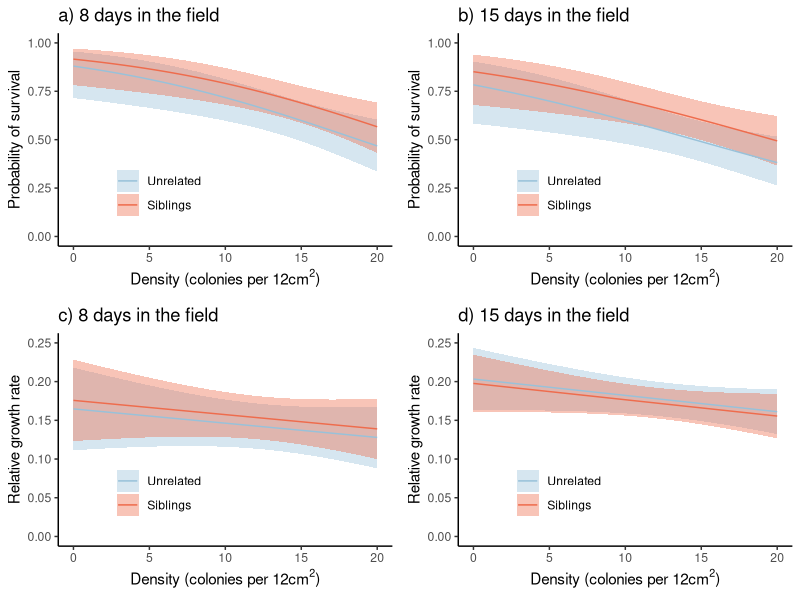
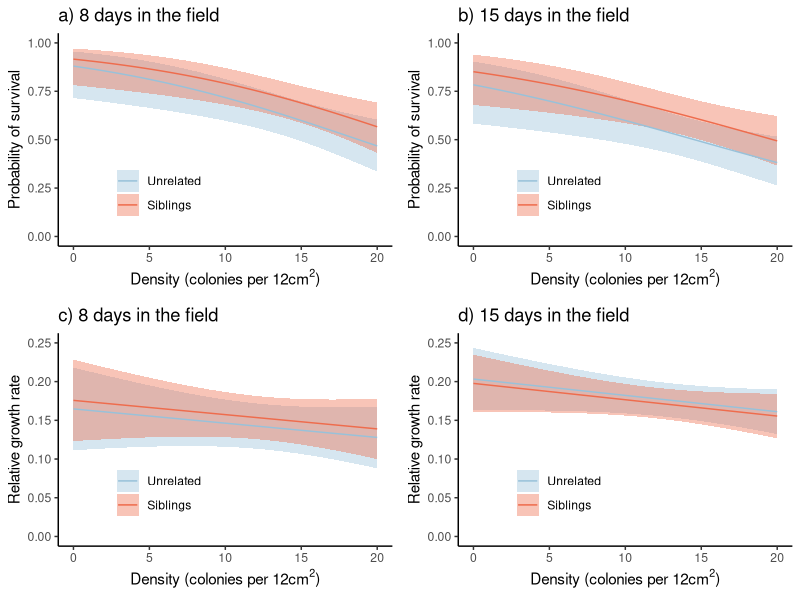

Reproduce these figures in R, in order.
## ---- chunk 1
library('tidyverse')
library('glmmTMB')
library('gridExtra')
## ---- chunk 2
sessionInfo()
## ---- chunk 3
dat <- read.csv("Data/Experiment_1.csv")
## ---- chunk 4
Age.days.vec <- unique(dat$Age.days)
Age.days.vec
## ---- chunk 5
d <- dat %>% filter(Age.days == Age.days.vec[2])

survival1 <- glmmTMB(Survival ~ Density * Relatedness + 
                         (1|Unique.ID), 
                     family = "binomial", 
                     data = d) 

survival2 <- glmmTMB(Survival ~ Density + Relatedness + 
                         (1|Unique.ID), 
                     family = "binomial",
                     data = d)

survival3 <- glmmTMB(Survival ~ Density +
                         (1|Unique.ID), 
                     family = "binomial", 
                     data = d)

survival4 <- glmmTMB(Survival ~ Relatedness +
                         (1|Unique.ID), 
                     family = "binomial", 
                     data = d)
## ---- chunk 6
result1 <- round(anova(survival1, survival2,test="Chisq"), 3)
result1
## ---- chunk 7
result2 <- round(anova(survival2, survival3,test="Chisq"), 3)
result2
## ---- chunk 8
result3 <- round(anova(survival2, survival4,test="Chisq"), 3)
result3
odds.effect <- round((1 - exp(confint(survival2)[2,])) * 100, 2)
## ---- chunk 9
predictions_survival_8days <- expand.grid(
    Density = seq(0, 20, 0.1),
    Relatedness = unique(dat$Relatedness))

p <- predict(survival2, 
             predictions_survival_8days, 
             type = "link",
             se.fit = T,
             re.form = NA)

predictions_survival_8days$fit <- plogis(p$fit)
predictions_survival_8days$se.fit <- p$se.fit
# Calculate confidence intervals
predictions_survival_8days$lwr <- plogis(p$fit - 2 * p$se.fit)
predictions_survival_8days$upr <- plogis(p$fit + 2 * p$se.fit)
## ---- chunk 10
d <- dat %>% filter(Age.days == Age.days.vec[3])

survival1 <- glmmTMB(Survival ~ Density * Relatedness + 
                         (1|Unique.ID), 
                     family = "binomial", 
                     data = d) 

survival2 <- glmmTMB(Survival ~ Density + Relatedness + 
                         (1|Unique.ID), 
                     family = "binomial",
                     data = d)

survival3 <- glmmTMB(Survival ~ Density +
                         (1|Unique.ID), 
                     family = "binomial", 
                     data = d)

survival4 <- glmmTMB(Survival ~ Relatedness +
                         (1|Unique.ID), 
                     family = "binomial", 
                     data = d)
## ---- chunk 11
result1 <- round(anova(survival1, survival2,test="Chisq"), 3)
result1
## ---- chunk 12
result2 <- round(anova(survival2, survival3,test="Chisq"), 3)
result2
## ---- chunk 13
result3 <- round(anova(survival2, survival4,test="Chisq"), 3)
result3
odds.effect <- round((1 - exp(confint(survival2)[2,])) * 100, 2)
## ---- chunk 14
predictions_survival_15days <- expand.grid(
    Density = seq(0, 20, 0.1),
    Relatedness = unique(dat$Relatedness))

p <- predict(survival2, 
             predictions_survival_15days, 
             type = "link",
             se.fit = T,
             re.form = NA)

predictions_survival_15days$fit <- plogis(p$fit)
predictions_survival_15days$se.fit <- p$se.fit
# Calculate confidence intervals
predictions_survival_15days$lwr <- plogis(p$fit - 2 * p$se.fit)
predictions_survival_15days$upr <- plogis(p$fit + 2 * p$se.fit)
## ---- chunk 15
dat_wide <- dat %>% pivot_wider(id_cols = Unique.ID:Inside.outside,
                                names_from = Age.days, 
                                values_from = c(Survival, Bifurcations,Zooids))
## ---- chunk 16
dat_wide$relgrowth.collection1 <- (log(dat_wide$Zooids_25)- log(dat_wide$Zooids_17)) / (25-17)
## ---- chunk 17
dat_wide$relgrowth.collection2 <- (log(dat_wide$Zooids_32)- log(dat_wide$Zooids_17)) / (32-17)
## ---- chunk 18
rgr1 <- glmmTMB(relgrowth.collection1 ~ Density * Relatedness +
                    (1|Unique.ID), 
                data = dat_wide, 
                family = gaussian())

rgr2 <- glmmTMB(relgrowth.collection1 ~ Density + Relatedness + 
                    (1|Unique.ID), 
                data = dat_wide,
                family = gaussian())

rgr3 <- glmmTMB(relgrowth.collection1 ~ Density +
                    (1|Unique.ID), 
                data = dat_wide,
                family = gaussian())

rgr4 <- glmmTMB(relgrowth.collection1 ~ Relatedness +
                    (1|Unique.ID), 
                data = dat_wide,
                family = gaussian())
## ---- chunk 19
result1 <- round(anova(rgr1, rgr2,test="Chisq"), 3)
result1
## ---- chunk 20
result2 <- round(anova(rgr2, rgr3,test="Chisq"), 3)
result2
## ---- chunk 21
result3 <- round(anova(rgr2, rgr4,test="Chisq"), 3)
result3
## ---- chunk 22
predictions_rgr_8days <- expand.grid(
    Density = seq(0, 20, 0.1),
    Relatedness = unique(dat$Relatedness))

p <- predict(rgr2, 
             predictions_rgr_8days, 
             type = "link",
             se.fit = T,
             re.form = NA)

predictions_rgr_8days$fit <- p$fit
predictions_rgr_8days$se.fit <- p$se.fit
# Calculate confidence intervals
predictions_rgr_8days$lwr <- p$fit - 2 * p$se.fit
predictions_rgr_8days$upr <- p$fit + 2 * p$se.fit
## ---- chunk 23
rgr1 <- glmmTMB(relgrowth.collection2 ~ Density * Relatedness +
                    (1|Unique.ID), 
                data = dat_wide, 
                family = gaussian())

rgr2 <- glmmTMB(relgrowth.collection2 ~ Density + Relatedness + 
                    (1|Unique.ID), 
                data = dat_wide,
                family = gaussian())

rgr3 <- glmmTMB(relgrowth.collection2 ~ Density +
                    (1|Unique.ID), 
                data = dat_wide,
                family = gaussian())

rgr4 <- glmmTMB(relgrowth.collection2 ~ Relatedness +
                    (1|Unique.ID), 
                data = dat_wide,
                family = gaussian())
## ---- chunk 24
result1 <- round(anova(rgr1, rgr2,test="Chisq"), 3)
result1
## ---- chunk 25
result2 <- round(anova(rgr2, rgr3,test="Chisq"), 3)
result2
## ---- chunk 26
result3 <- round(anova(rgr2, rgr4,test="Chisq"), 3)
result3
## ---- chunk 27
predictions_rgr_15days <- expand.grid(
    Density = seq(0, 20, 0.1),
    Relatedness = unique(dat$Relatedness))

p <- predict(rgr2, 
             predictions_rgr_15days, 
             type = "link",
             se.fit = T,
             re.form = NA)

predictions_rgr_15days$fit <- p$fit
predictions_rgr_15days$se.fit <- p$se.fit
# Calculate confidence intervals
predictions_rgr_15days$lwr <- p$fit - 2 * p$se.fit
predictions_rgr_15days$upr <- p$fit + 2 * p$se.fit
## ---- chunk 28
my_colors <- c("#98c1d9","#ee6c4d")
legend.labs <- c("Unrelated","Siblings")

panel_A <- ggplot(data = predictions_survival_8days, 
                  aes(x = Density,
                      y = fit,
                      group = Relatedness)) + 
    geom_ribbon(aes(ymin = lwr,
                    ymax = upr,
                    fill = Relatedness),
                alpha = 0.4) +
    geom_line(aes(color = Relatedness)) +
    scale_color_manual(values = my_colors,
                       labels = legend.labs) +
    scale_fill_manual(values = my_colors,
                       labels = legend.labs) +
    ylim(0,1) +
    labs(x = expression(paste("Density (colonies per 12", cm^2, ")")),
         y = "Probability of survival",
         title = "a) 8 days in the field") +
    theme_classic() +
    theme(legend.position = c(0.3, 0.25),
          legend.title=element_blank(),
          legend.background = element_rect(fill='transparent'))

panel_B <- ggplot(data = predictions_survival_15days, 
                  aes(x = Density,
                      y = fit,
                      group = Relatedness)) + 
    geom_ribbon(aes(ymin = lwr,
                    ymax = upr,
                    fill = Relatedness),
                alpha = 0.4) +
    geom_line(aes(color = Relatedness)) +
    scale_color_manual(values = my_colors,
                       labels = legend.labs) +
    scale_fill_manual(values = my_colors,
                       labels = legend.labs) +
    ylim(0,1) +
    labs(x = expression(paste("Density (colonies per 12", cm^2, ")")),
         y = "Probability of survival",
         title = "b) 15 days in the field") +
    theme_classic() +
    theme(legend.position = c(0.3, 0.25),
          legend.title=element_blank(),
          legend.background = element_rect(fill='transparent'))

panel_C <- ggplot(data = predictions_rgr_8days, 
                  aes(x = Density,
                      y = fit,
                      group = Relatedness)) + 
    geom_ribbon(aes(ymin = lwr,
                    ymax = upr,
                    fill = Relatedness),
                alpha = 0.4) +
    geom_line(aes(color = Relatedness)) +
    scale_color_manual(values = my_colors,
                       labels = legend.labs) +
    scale_fill_manual(values = my_colors,
                       labels = legend.labs) +
    ylim(0,0.25) +
    labs(x = expression(paste("Density (colonies per 12", cm^2, ")")),
         y = "Relative growth rate",
         title = "c) 8 days in the field") +
    theme_classic() +
    theme(legend.position = c(0.3, 0.25),
          legend.title=element_blank(),
          legend.background = element_rect(fill='transparent'))


panel_D <- ggplot(data = predictions_rgr_15days, 
                  aes(x = Density,
                      y = fit,
                      group = Relatedness)) + 
    geom_ribbon(aes(ymin = lwr,
                    ymax = upr,
                    fill = Relatedness),
                alpha = 0.4) +
    geom_line(aes(color = Relatedness)) +
    scale_color_manual(values = my_colors,
                       labels = legend.labs) +
    scale_fill_manual(values = my_colors,
                       labels = legend.labs) +
    ylim(0,0.25) +
    labs(x = expression(paste("Density (colonies per 12", cm^2, ")")),
         y = "Relative growth rate",
         title = "d) 15 days in the field") +
    theme_classic() +
    theme(legend.position = c(0.3, 0.25),
          legend.title=element_blank(),
          legend.background = element_rect(fill='transparent'))

grid.arrange(panel_A, panel_B, panel_C, panel_D, 
             nrow = 2,
             ncol = 2)
## ---- chunk 29
pdf("Figure 2.pdf", width = 5, height = 5)

grid.arrange(panel_A, panel_B, panel_C, panel_D, 
             nrow = 2,
             ncol = 2)

dev.off()
